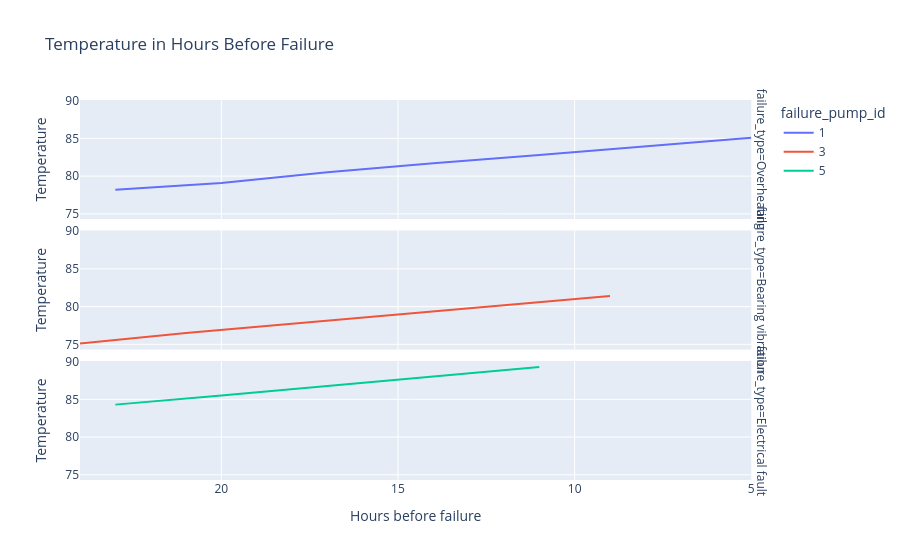

Notebook source saved alongside this figure:
### Code cell
if pre_failure_df is not None and len(pre_failure_df) > 0:
    # Temperature ramp-up before failure
    fig = px.line(pre_failure_df.sort_values('hours_before_failure', ascending=True),
                  x='hours_before_failure', y='temperature',
                  color='failure_pump_id', line_group='failure_pump_id',
                  facet_row='failure_type',
                  title='Temperature in Hours Before Failure',
                  labels={'hours_before_failure': 'Hours before failure', 'temperature': 'Temperature'})
    fig.update_xaxes(autorange='reversed')
    fig.show()

### Figure 1 — Plotly figure (JSON) as saved in the notebook; plotly's stock layout.template omitted (floating-point values rounded to 4 significant figures)
{"data": [{"hovertemplate": "failure_pump_id=1<br>failure_type=Overheating<br>Hours before failure=%{x}<br>Temperature=%{y}<extra></extra>", "legendgroup": "1", "line": {"color": "#636efa", "dash": "solid"}, "marker": {"symbol": "circle"}, "mode": "lines", "name": "1", "orientation": "v", "showlegend": true, "type": "scatter", "x": [5.0, 8.0, 11.0, 14.0, 17.0, 20.0, 23.0], "xaxis": "x3", "y": [85.1, 83.9, 82.8, 81.7, 80.5, 79.1, 78.2], "yaxis": "y3"}, {"hovertemplate": "failure_pump_id=3<br>failure_type=Bearing vibration<br>Hours before failure=%{x}<br>Temperature=%{y}<extra></extra>", "legendgroup": "3", "line": {"color": "#EF553B", "dash": "solid"}, "marker": {"symbol": "circle"}, "mode": "lines", "name": "3", "orientation": "v", "showlegend": true, "type": "scatter", "x": [9.0, 12.0, 15.0, 18.0, 21.0, 24.0], "xaxis": "x2", "y": [81.4, 80.2, 79.0, 77.8, 76.5, 75.1], "yaxis": "y2"}, {"hovertemplate": "failure_pump_id=5<br>failure_type=Electrical fault<br>Hours before failure=%{x}<br>Temperature=%{y}<extra></extra>", "legendgroup": "5", "line": {"color": "#00cc96", "dash": "solid"}, "marker": {"symbol": "circle"}, "mode": "lines", "name": "5", "orientation": "v", "showlegend": true, "type": "scatter", "x": [11.0, 14.0, 17.0, 20.0, 23.0], "xaxis": "x", "y": [89.3, 88.0, 86.8, 85.5, 84.3], "yaxis": "y"}], "layout": {"annotations": [{"font": {}, "showarrow": false, "text": "failure_type=Electrical fault", "textangle": 90, "x": 0.98, "xanchor": "left", "xref": "paper", "y": 0.1567, "yanchor": "middle", "yref": "paper"}, {"font": {}, "showarrow": false, "text": "failure_type=Bearing vibration", "textangle": 90, "x": 0.98, "xanchor": "left", "xref": "paper", "y": 0.5, "yanchor": "middle", "yref": "paper"}, {"font": {}, "showarrow": false, "text": "failure_type=Overheating", "textangle": 90, "x": 0.98, "xanchor": "left", "xref": "paper", "y": 0.8433, "yanchor": "middle", "yref": "paper"}], "autosize": true, "legend": {"title": {"text": "failure_pump_id"}, "tracegroupgap": 0}, "title": {"text": "Temperature in Hours Before Failure"}, "xaxis": {"anchor": "y", "autorange": true, "domain": [0, 0.98], "range": [24, 5], "title": {"text": "Hours before failure"}, "type": "linear"}, "xaxis2": {"anchor": "y2", "autorange": true, "domain": [0, 0.98], "matches": "x", "range": [24, 5], "showticklabels": false, "type": "linear"}, "xaxis3": {"anchor": "y3", "autorange": true, "domain": [0, 0.98], "matches": "x", "range": [24, 5], "showticklabels": false, "type": "linear"}, "yaxis": {"anchor": "x", "autorange": true, "domain": [0, 0.3133], "range": [74.31, 90.09], "title": {"text": "Temperature"}, "type": "linear"}, "yaxis2": {"anchor": "x2", "autorange": true, "domain": [0.3433, 0.6567], "matches": "y", "range": [74.31, 90.09], "title": {"text": "Temperature"}, "type": "linear"}, "yaxis3": {"anchor": "x3", "autorange": true, "domain": [0.6867, 1.0], "matches": "y", "range": [74.31, 90.09], "title": {"text": "Temperature"}, "type": "linear"}}}
